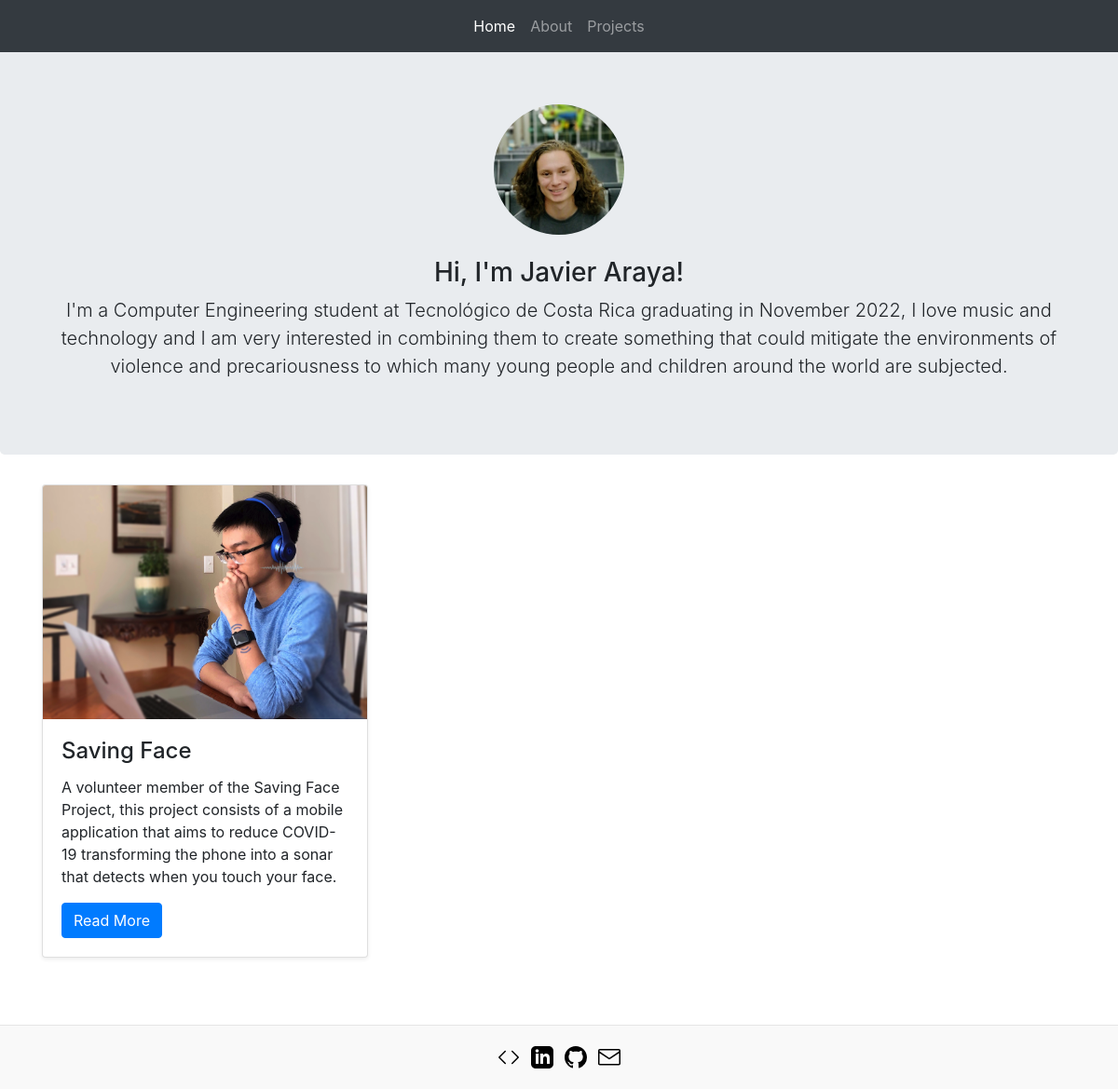
The page / on the database its author committed.
### app/models.py (models this page shows)
class Project(models.Model):
    title = models.CharField(max_length=100)
    position = models.CharField(max_length=100)
    shortDescription = models.TextField()
    description = models.TextField()
    technologies = models.CharField(max_length=100)
    image = models.FilePathField(path="app\static\img")

### app/views.py (the view)
# urls.py: path('', views.home, name='home'),
def home(request):
    projects = Project.objects.all()
    context = {
        'home_page': 'active',
        'main_img': me_img1,
        'styles': style,
        'projects': projects
    }
    return render(request, 'home.html', context)

### app/templates/home.html
{% extends "base.html" %}
{% load static %}
{% block page_content %}
<link href="{% static styles %}" rel="stylesheet">
<main role="main">
    <section class="jumbotron text-center">
        <div class="container">
            <img class="bd-placeholder-img rounded-circle" src="{% static main_img %}" width="140" height="140">
            <br>
            <br>
            <h3>Hi, I'm Javier Araya!</h3>
            <p class="lead"> I'm a Computer Engineering student at Tecnológico de Costa Rica graduating in November
                2022, I love music and technology and I am very interested in combining them to create something
                that could mitigate the environments of violence and precariousness to which many young people and
                children around the world are subjected.
            </p>
        </div>
    </section>
    <div class="container">
        <div class="row">
            {% if projects|length == 0 %}
            <h2 class="text-muted" style="text-align: center; width: 100%;">There are no current projects to show</h2>
            {% else %}
            {% for project in projects %}
            <div class="col-md-4">
                <div class="card mb-4 shadow-sm">
                    <img class="card-img-top" src="{% static project.image %}">
                    <div class="card-body">
                        <h4 class="card-title">{{ project.title }}</h4>
                        <p class="card-text">{{ project.shortDescription }}</p>
                        <a href="{% url 'project_detail' project.pk %}" class="btn btn-primary">
                            Read More
                        </a>
                    </div>
                </div>
            </div>
            {% endfor %}
            {% endif %}
        </div>
    </div>
</main>
{% endblock %}

### portfolio/templates/base.html (shortened to what this page needs)
<link rel="stylesheet" href="https://stackpath.bootstrapcdn.com/bootstrap/4.1.3/css/bootstrap.min.css"
>
<nav class="navbar fixed-top navbar-expand-md navbar-dark bg-dark justify-content-between">
    <div class="navbar-collapse collapse justify-content-center">
        <ul class="navbar-nav">
            <li class="nav-item">
                <a class="nav-link {{ home_page }}" href="{% url 'home' %}">Home</a>
            </li>
            <li class="nav-item">
                <a class="nav-link {{ about_page }}" href="{% url 'about' %}">About</a>
            </li>
            <li class="nav-item">
                <a class="nav-link {{ projects_page }}" href="{% url 'projects' %}">Projects</a>
            </li>
        </ul>
    </div>
</nav>
{% block page_content %}{% endblock %}
<footer class="footer mt-auto py-3">
    <div class="icon-container">
        <a class="centered" href="https://github.com/javan9916/Portfolio" target="_blank">
        </a>
        <a class="centered" href="https://www.linkedin.com/in/javier-antonio-araya-porras-49a123159/" target="_blank">
        </a>
        <a class="centered" href="https://github.com/javan9916" target="_blank">
        </a>
        <a class="centered" href="mailto: javieraraya9916@gmail.com" target="_blank">
        </a>
    </div>
</footer>

### app/static/styles/styles.css (style rules this page uses)
.icon-container { display: flex; justify-content: center; align-items: center; }
.centered { padding: 0.5%; }
.footer { padding: 2.5rem 0; color: #999; text-align: center; background-color: #f9f9f9; border-top: .05rem solid #e5e5e5; margin: auto; }

### rows shown on the page
Project: image (picture), title "Saving Face", shortDescription "A volunteer member of the Saving Face Project, this project consists of a mobile application that aims to reduce COVID-19 transforming the phone into a sonar that detects when you touch your face."
